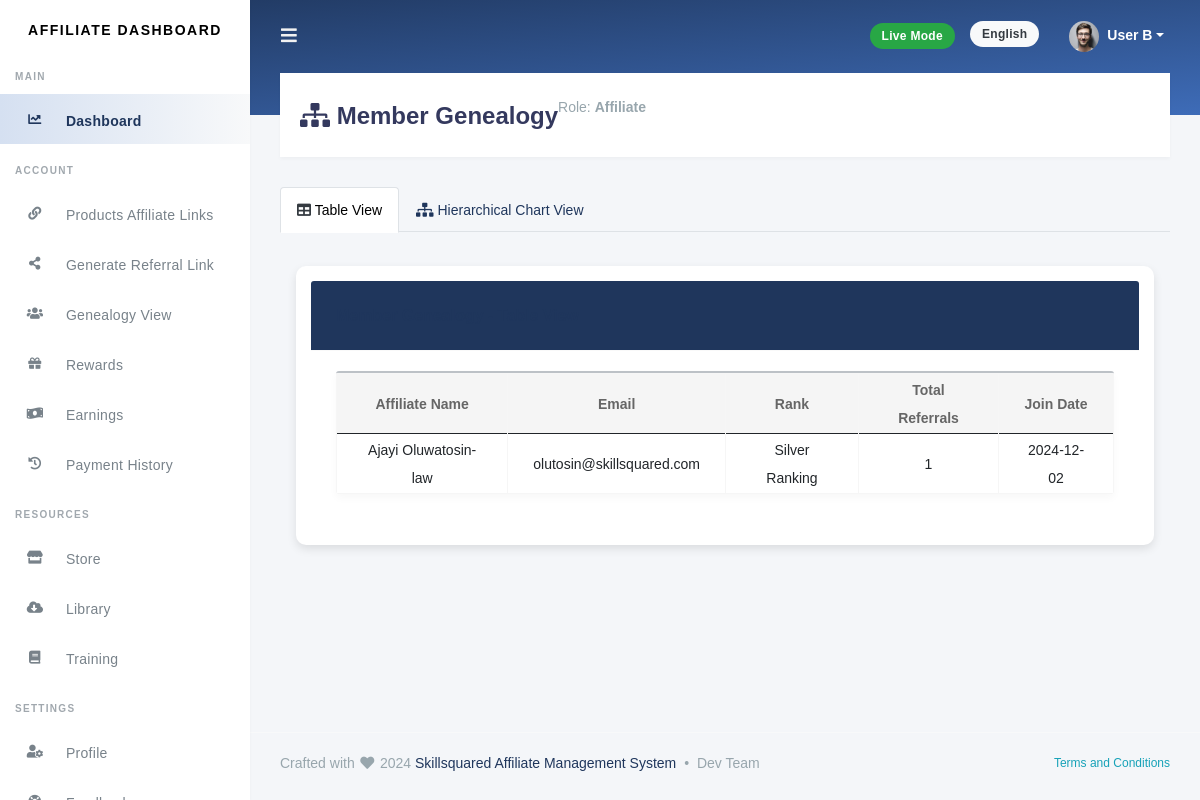
The app's page /affiliates/genealogy/ (signed in), older data.
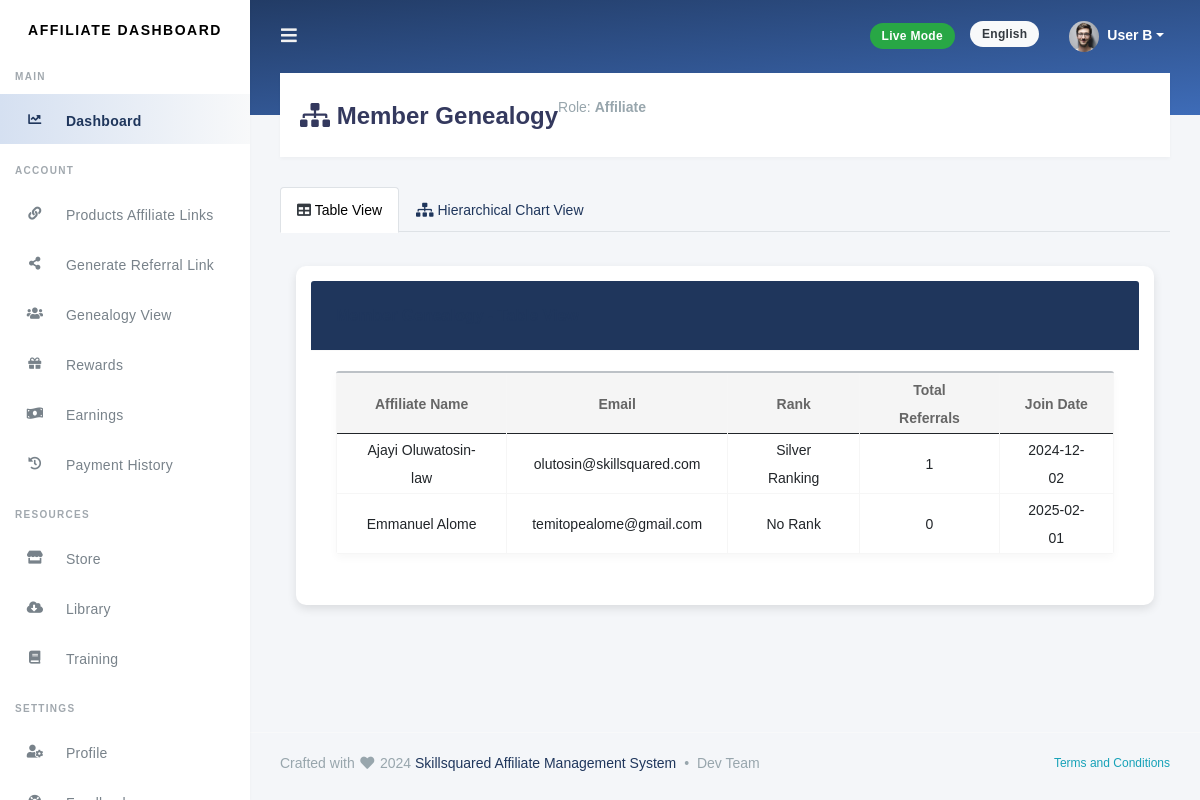
The same page, newer data.
### users/models.py (models this page shows, shortened)
class CustomUser(AbstractUser):
    full_name = models.CharField(max_length=255, null=True, blank=True)
    USER_TYPES = (
        ('admin', 'Admin'),
        ('affiliate', 'Affiliate'),
    )
    user_type = models.CharField(max_length=10, choices=USER_TYPES, default='affiliate')

### ranking/models.py (models this page shows, shortened)
class Rank(models.Model):
    title = models.CharField(max_length=100, unique=True)
    description = models.TextField(null=True, blank=True)
    logo = models.ImageField(upload_to='rank_logos/', null=True, blank=True)
    node_color = models.CharField(max_length=7, default="#000000")  # Hex color code
    min_personal_referrals = models.PositiveIntegerField(default=0)
    min_total_referrals = models.PositiveIntegerField(default=0)
    reward = models.DecimalField(max_digits=10, decimal_places=2, default=0.0)
    personal_referral_commission = models.DecimalField(max_digits=5, decimal_places=2, default=5.0)  # %
    initial_level_commission = models.DecimalField(max_digits=5, decimal_places=2, default=5.0)  # %
    renewal_level_commission = models.DecimalField(max_digits=5, decimal_places=2, default=5.0)  # %
    admin_note = models.TextField(null=True, blank=True)
    is_active = models.BooleanField(default=True)  # Rank visibility

### affiliates/models.py (models this page shows, shortened)
class BaseModel(models.Model):
    created_at = models.DateTimeField(auto_now_add=True)
    updated_at = models.DateTimeField(auto_now=True)
    class Meta:
        abstract = True

class Affiliate(BaseModel):
    user = models.OneToOneField(settings.AUTH_USER_MODEL, on_delete=models.CASCADE)
    commission_rate = models.DecimalField(max_digits=5, decimal_places=2, default=5.0)
    training_completed = models.BooleanField(default=False)
    referrals = models.PositiveIntegerField(default=0)
    payout_threshold = models.DecimalField(max_digits=10, decimal_places=2, default=50.0)
    referred_by = models.ForeignKey(
        'self', null=True, blank=True, on_delete=models.SET_NULL, related_name='referrals_downline'
    )
    objects = AffiliateManager()  # Attach custom manager

### affiliates/views.py (the view)
# urls.py: path('genealogy/', view_genealogy, name='view_genealogy'),  # Add this if missing
@login_required
def view_genealogy(request):
    if request.user.user_type != 'affiliate':
        return HttpResponseForbidden("You are not authorized to access this page.")
    affiliate = request.user.affiliate
    referrals = Affiliate.objects.filter(referred_by=affiliate).select_related('rank__current_rank')
    genealogy = [
        {
            'name': referral.user.full_name or referral.user.username,
            'email': referral.user.email,
            'rank': referral.rank.current_rank.title if hasattr(referral, 'rank') and referral.rank.current_rank else "No Rank",
            'referrals': referral.referrals,
            'join_date': referral.created_at,
        }
        for referral in referrals
    ]
    ranks = Rank.objects.filter(is_active=True).order_by('min_personal_referrals')
    return render(request, 'affiliates/genealogy.html', {'genealogy': genealogy, 'ranks': ranks})

### templates/affiliates/genealogy.html (shortened to what this page needs)
{% extends 'base.html' %}
{% load static %}
{% block content %}
<div class="section-header">
  <h1><i class="fa fa-fw fa-sitemap"></i> Member Genealogy</h1>
  <p class="text-muted">Role: <strong>{{ user.user_type|capfirst }}</strong></p>
</div>
<div class="section-body">
  <ul class="nav nav-tabs" id="genealogyTab" role="tablist">
    <li class="nav-item">
      <a class="nav-link active" id="table-view-tab" data-toggle="tab" href="#table-view" role="tab" aria-controls="table-view" aria-selected="true">
        <i class="fa fa-table"></i> Table View
      </a>
    </li>
    <li class="nav-item">
      <a class="nav-link" id="chart-view-tab" data-toggle="tab" href="#chart-view" role="tab" aria-controls="chart-view" aria-selected="false">
        <i class="fa fa-sitemap"></i> Hierarchical Chart View
      </a>
    </li>
  </ul>
  <div class="tab-content mt-4 px-3" id="genealogyTabContent">
    <div class="tab-pane fade show active" id="table-view" role="tabpanel" aria-labelledby="table-view-tab">
      <div class="card mb-4">
        <div class="card-header bg-primary text-white">
          <h4>Member Genealogy - Table View</h4>
        </div>
        <div class="card-body">
          <div class="table-responsive">
            <table class="table table-bordered table-hover">
              <thead class="thead-dark">
                <tr>
                  <th>Affiliate Name</th>
                  <th>Email</th>
                  <th>Rank</th>
                  <th>Total Referrals</th>
                  <th>Join Date</th>
                </tr>
              </thead>
              <tbody>
                {% if genealogy %}
                  {% for member in genealogy %}
                  <tr>
                    <td>{{ member.name }}</td>
                    <td>{{ member.email }}</td>
                    <td>{{ member.rank }}</td>
                    <td>{{ member.referrals }}</td>
                    <td>{{ member.join_date|date:"Y-m-d" }}</td>
                  </tr>
                  {% endfor %}
                {% else %}
                <tr>
                  <td colspan="5" class="text-center">No members in your genealogy.</td>
                </tr>
                {% endif %}
              </tbody>
            </table>
          </div>
        </div>
      </div>
    </div>
  </div>
</div>
<link rel="stylesheet" href="https://cdnjs.cloudflare.com/ajax/libs/treant-js/1.0/Treant.min.css">
{% endblock %}

### templates/base.html (shortened to what this page needs)
<!DOCTYPE html>
{% load static %} {% load crispy_forms_tags %} {% load bootstrap4 %}
<html class="no-js" lang="en" dir="ltr">
  {% include 'head.html' %}
  <body class="pace-done">
    <div id="app">
      <div class="main-wrapper">
        {% include 'header.html' %}
        <div class="main-content" style="min-height: 492px">
          <section class="section">
            {% block content %}{% load static %} {% endblock %}
          </section>
        </div>
        {% include 'footer.html' %}
      </div>
    </div>
  </body>
</html>

### templates/head.html (shortened to what this page needs)
{% load static %}
<head>
  <link rel="stylesheet" href="https://cdn.jsdelivr.net/npm/bootstrap@5.3.0-alpha3/dist/css/bootstrap.min.css">
  <link rel="stylesheet" href="{% static 'css/bootstrap.min.css' %}">
  <link rel="stylesheet" href="{% static 'css/all.min.css' %}">
  <link rel="stylesheet" href="{% static 'css/select2.min.css' %}">
  <link rel="stylesheet" href="{% static 'css/pace-theme-minimal.css' %}">
  <link rel="stylesheet" href="{% static 'css/toastr.min.css' %}">
  <link rel="stylesheet" href="{% static 'css/chartjs.css' %}">
  <link rel="stylesheet" href="{% static 'css/style.css' %}">
  <link rel="stylesheet" href="{% static 'css/components.css' %}">
  <link rel="stylesheet" href="{% static 'css/custom.css' %}">
  <link rel="stylesheet" href="{% static 'css/fontmuli.css' %}">
  <link rel="stylesheet" href="{% static 'css/notifytoast.css' %}">
  <link rel="stylesheet" href="https://cdnjs.cloudflare.com/ajax/libs/toastr.js/latest/toastr.min.css">
  <link rel="stylesheet" href="{% static 'css/summernote-bs4.css' %}">
</head>

### templates/header.html (shortened to what this page needs)
{% load static %}
<div class="navbar-bg"></div>
<nav class="navbar navbar-expand-lg main-navbar">
  <div class="mr-auto">
    <ul class="navbar-nav mr-3">
      <li>
        <a href="#" data-toggle="sidebar" class="nav-link nav-link-lg"
          ><i class="fas fa-bars"></i
        ></a>
      </li>
    </ul>
  </div>
  <ul class="navbar-nav">
    <li><div class="badge badge-success">Live Mode</div></li>
  </ul>
  <ul class="navbar-nav navbar-right">
    <li class="dropdown dropdown-list-toggle">
      <a
        href="#"
        data-toggle="dropdown"
        class="nav-link notification-toggle nav-link-lg"
      >
        <div class="d-none d-md-block badge badge-light">English</div>
      </a>
    </li>
    <li class="dropdown">
      <a
        href="#"
        data-toggle="dropdown"
        class="nav-link dropdown-toggle nav-link-lg nav-link-user"
      >
        <img
          alt="image"
          src="{% static 'assets/image/mbr_image_1.jpg' %}"
          class="rounded-circle mr-1"
        />
        <div class="d-sm-none d-lg-inline-block">
          <span class="text-capitalize">User B</span>
        </div></a
      >
    </li>
  </ul>
</nav>
{% include 'sidebar.html' %}

### templates/sidebar.html (shortened to what this page needs)
{% load static %}
<div class="main-sidebar" tabindex="1" style="overflow: hidden; outline: none">
  <aside id="sidebar-wrapper">
    <div class="sidebar-brand">
      <a href="{% url 'affiliate_dashboard' %}">Affiliate Dashboard</a>
    </div>
    <ul class="sidebar-menu">
      <li class="menu-header">Main</li>
      <li class="active">
        <a class="nav-link" href="{% url 'affiliate_dashboard' %}">
          <i class="fas fa-chart-line"></i>
          <span>Dashboard</span>
        </a>
      </li>
      <li class="menu-header">Account</li>
      <li>
        <a class="nav-link" href="{% url 'affiliate_links' %}">
          <i class="fas fa-link"></i>
          <span>Products Affiliate Links</span>
        </a>
      </li>
      <li>
        <a class="nav-link" href="{% url 'generate_referral_link' %}">
          <i class="fas fa-share-alt"></i>
          <span>Generate Referral Link</span>
        </a>
      </li>
      <li>
        <a class="nav-link" href="{% url 'view_genealogy' %}">
          <i class="fas fa-users"></i>
          <span> Genealogy View </span>
        </a>
      </li>
      <li>
        <a class="nav-link" href="{% url 'view_rewards' %}">
          <i class="fas fa-gift"></i>
          <span>Rewards</span>
        </a>
      </li>
      <li>
        <a class="nav-link" href="{% url 'affiliate_earnings' %}">
          <i class="fas fa-money-bill-wave"></i>
          <span>Earnings</span>
        </a>
      </li>
      <li>
        <a class="nav-link" href="{% url 'payment_history' %}">
          <i class="fas fa-history"></i>
          <span>Payment History</span>
        </a>
      </li>
      <li class="menu-header">Resources</li>
      <li>
        <a class="nav-link" href="{% url 'store' %}">
          <i class="fas fa-store"></i>
          <span>Store</span>
        </a>
      </li>
      <li>
        <a class="nav-link" href="{% url 'training_materials' %}">
          <i class="fas fa-cloud-download-alt"></i>
          <span>Library</span>
        </a>
      </li>
      <li>
        <a class="nav-link" href="{% url 'affiliate_training' %}">
          <i class="fas fa-book"></i>
          <span>Training</span>
        </a>
      </li>
      <li class="menu-header">Settings</li>
      <li>
        <a class="nav-link" href="{% url 'view_profile' %}">
          <i class="fas fa-user-cog"></i>
          <span>Profile</span>
        </a>
      </li>
      <li>
        <a class="nav-link" href="{% url 'feedback' %}">
          <i class="fas fa-life-ring"></i>
          <span>Feedback</span>
        </a>
      </li>
    </ul>
  </aside>
</div>

### templates/footer.html (shortened to what this page needs)
{% load static %}
<footer class="main-footer">
  <div class="footer-left">
    Crafted with <i class="fa fa-fw fa-heart"></i> 2024
    <a href="https://skillsquared.com"
      >Skillsquared Affiliate Management System</a
    >
    <div class="bullet"></div>
    <span class="d-none d-sm-inline"> Dev Team</span>
  </div>
  <div class="footer-right">
    <div class="d-none d-sm-block text-small">
      <a
        href="javascript:;"
        data-href="../common/terms.html"
        data-poptitle="Terms and Conditions"
        class="openPopup text-info"
        >Terms and Conditions</a
      >
    </div>
  </div>
</footer>

### static/css/custom.css (style rules this page uses)
::placeholder { font-size: 0.9em; font-family: "Segoe UI", "Georgia", "Helvetica", Arial; color: #bebebe !important; }
.table-responsive { box-shadow: 0 4px 8px rgba(0, 0, 0, 0.03); border-radius: 3px; border-top: 2px solid #bcc1c6; background-color: #fff; margin-bottom: 16px; }

### templates/affiliates/genealogy.html (style rules this page uses)
.section-body { margin-top: 20px; }
.card { border-radius: 10px; box-shadow: 0 4px 10px rgba(0, 0, 0, 0.1); padding: 15px; margin-bottom: 20px; }
.card-header { padding: 15px; background-color: #343a40; color: white; }
.table { margin-bottom: 0; }
.table th, .table td { text-align: center; vertical-align: middle; }
.thead-dark th { background-color: #495057; color: white; }
.card-body { padding: 20px; }

Row changes from the older to the newer data that the page shows:
added CustomUser: name "Emmanuel Alome", email "temitopealome@gmail.com"
added Affiliate: join_date "2025-02-01"
Text that changed along with them:
new list line: "No Rank 0"
